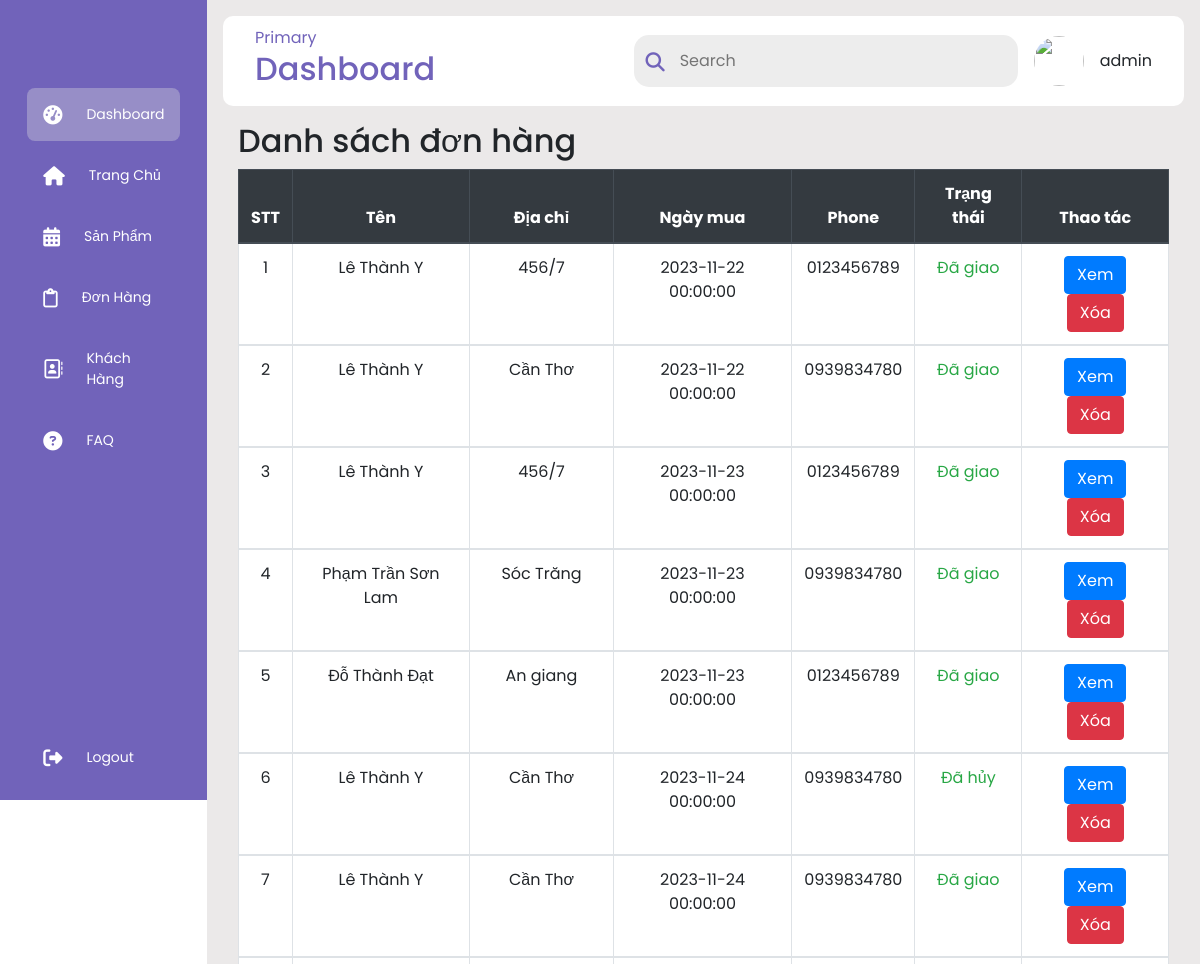
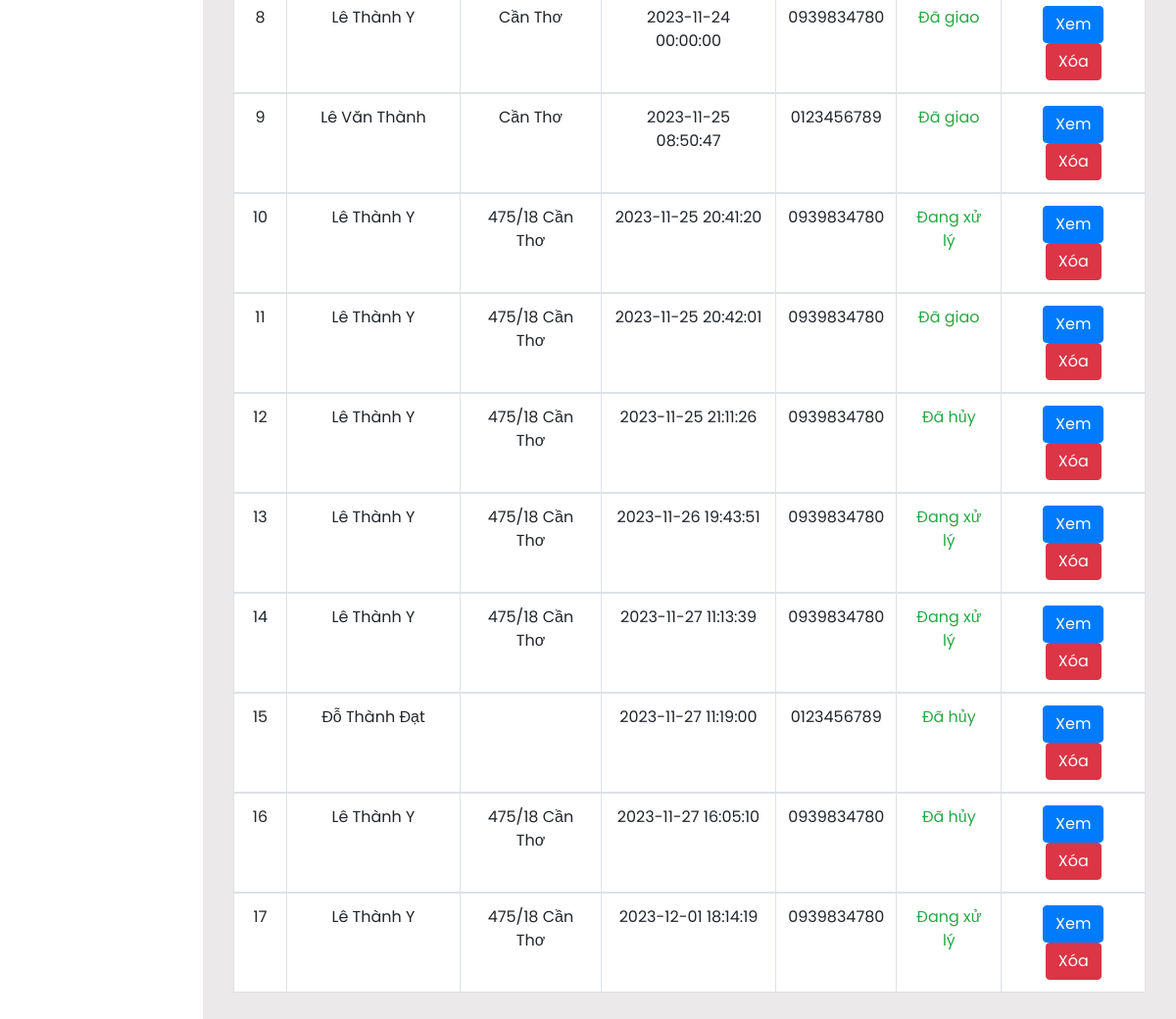
/admindonhang.php (signed in), run on the app's committed database (2 pictures, top to bottom).
### tables this page shows
CREATE TABLE `order` (
  `id` int(255) NOT NULL,
  `id_khach` int(11) NOT NULL,
  `name` varchar(225) NOT NULL,
  `address` varchar(225) NOT NULL,
  `email` varchar(225) NOT NULL,
  `date` datetime NOT NULL DEFAULT current_timestamp(),
  `total` varchar(255) NOT NULL,
  `phone` varchar(12) NOT NULL,
  `total_product` varchar(255) NOT NULL,
  `status` enum('Đã hủy','Đã giao','Đang xử lý') NOT NULL DEFAULT 'Đang xử lý'
);

### admindonhang.php (the view, shortened to what this page needs)
<?php
require_once "adminheader.php";
?>
        <div class="container-fluid">
          <h2>Danh sách đơn hàng</h2>
  <table class="table table-bordered bg-white text-center">
    <thead class="text-center thead-dark">
      <tr>
        <th>STT</th>
        <th>Tên</th>
        <th>Địa chỉ</th>
        <th>Ngày mua</th>
        <th>Phone</th>
        <th>Trạng thái</th>
        <th>Thao tác</th>
      </tr>
    </thead>
    <?php
        $conn = new mysqli('localhost','root','', 'webbandongho');
        $sql = "SELECT * From `order`";
        $result = $conn->query($sql);
        $stt = 1;
        while($row = $result -> fetch_assoc()){
           echo
            "<tbody>
                <tr>
                    <td>".$stt++."</td>
                    <td>".$row["name"]."</td>
                    <td>".$row["address"]."</td>
                    <td>".$row['date']."</td>
                    <td>".$row["phone"]."</td>
                    <td><span class='text-success'>".$row["status"]."</span></td>
                    <td>
                        <a href='chitietdonhang.php?id=".$row['id']."' class='btn btn-primary'>Xem</a>
                        <a href='http://localhost/nienluan/deletedonhang.php/?id=".$row['id']."' class='btn btn-danger'>Xóa</a>
                    </td>
                </tr>
            </tbody> ";
        }
    ?>
  </table>
</div>
    </div>
</body>
</html>

### adminheader.php (shortened to what this page needs)
<?php
if(isset($_SESSION['username'])){
    $admin = $_SESSION['username'];
}
?>
<!DOCTYPE html>
<html lang="en">
<head>
    <link rel="stylesheet" href="https://cdnjs.cloudflare.com/ajax/libs/font-awesome/6.4.0/css/all.min.css">
    <link rel="stylesheet" href="admin.css">
        <link rel="stylesheet" href="https://cdn.jsdelivr.net/npm/bootstrap@4.6.2/dist/css/bootstrap.min.css">
</head>
<body>
    <div class="sidebar">
        <div class="logo"></div>
            <ul class="menu">
                <li class="active">
                    <a href="#" >
                        <i class="fas fa-tachometer-alt"></i>
                        <span>Dashboard</span>
                    </a>
                </li>
                <li>
                    <a href="admintrangchu.php">
                        <i class="fas fa-house"></i>
                        <span>Trang Chủ</span>
                    </a>
                </li>
                <li>
                    <a href="adminsanpham.php">
                    <i class="fa-solid fa-calendar-days"></i>
                        <span>Sản Phẩm</span>
                    </a>
                </li>
                <li>
                    <a href="admindonhang.php">
                      <i class="fa-regular fa-clipboard"></i>
                        <span>Đơn Hàng</span>
                    </a>
                </li>
                <li>
                    <a href="admintaikhoan.php">
                    <i class="fa-regular fa-address-book"></i>
                        <span>Khách Hàng</span>
                    </a>
                </li>
                <li>
                    <a href="admincontact.php">
                        <i class="fas fa-question-circle"></i>
                        <span>FAQ</span>
                    </a>
                </li>
                <li class="logout">
                    <a href="dangxuat.php" >
                        <i class="fas fa-sign-out-alt"></i>
                        <span>Logout</span>
                    </a>
                </li>
            </ul>
    </div>
    <div class="main--content">
        <div class="header--wrapper">
            <div class="header--title">
                <span>Primary</span>
                <h2>Dashboard</h2>
            </div>
            <div class="user--info">
                <div class="searh--box">
                    <i class="fa-solid fa-search"></i>
                    <input type="text" placeholder="Search">
                </div>
                <img src="img/tải xuống.png" alt="">
                <p><?php if(isset($admin)) echo $admin; ?></p>
            </div>
        </div>

### admin.css (style rules this page uses)
* { margin: 0; padding: 0; border: none; outline: none; box-sizing: border-box; font-family: "Poppins", sans-serif; }
body { display: flex; }
.sidebar { position: sticky; top:0; left: 0; bottom: 0; width: 110px; height: 100vh; padding: 0 1.7rem; color: #fff; overflow: hidden; transition: all 0.5s linear; background: rgb(113,99,186,255); }
.logo { height: 80px; padding: 16px; }
.menu { height: 88%; position: relative; list-style: none; padding: 0; }
.menu li { padding: 1rem; margin: 8px 0; border-radius: 8px; transition: all 0.5s ease-in-out; }
.menu li:hover, .active { background: #e0e0e058; }
.menu a { color: #fff; font-size: 14px; text-decoration: none; display: flex; align-items: center; gap: 1.5rem; }
.menu a span { overflow: hidden; }
.menu a i { font-size: 1.2rem; }
.logout { position: absolute; bottom: 0; left: 0; width: 100%; }
.main--content { position: relative; background: #ebe9e9; width: 100%; padding: 1rem; }
.header--wrapper img { width: 50px; height: 50px; cursor: pointer; border-radius: 50%; }
.header--wrapper { display: flex; justify-content: space-between; align-items: center; flex-wrap: wrap; background: #fff; border-radius: 10px; padding: 10px 2rem; margin-bottom: 1rem; }
.header--title { color: rgb(113,99,186,255); }
.user--info { display: flex; align-items: center; gap: 1rem; }
.user--info p { margin-bottom: 0; }
.searh--box { background: rgb(237, 237,237); border-radius: 15px; color: rgb(113,99,186,255); display: flex; align-items: center; gap: 5px; padding: 4px 12px; }
.searh--box input { background: transparent; padding: 10px; }
.searh--box i { font-size: 1.2rem; cursor: pointer; transition: all 0.5s ease-in-out; }

### data on the page
order: name "Lê Thành Y", address "456/7", date "2023-11-22 00:00:00", phone "0123456789", status "Đã giao"
order: name "Lê Thành Y", address "Cần Thơ", date "2023-11-22 00:00:00", phone "0939834780", status "Đã giao"
order: name "Lê Thành Y", address "456/7", date "2023-11-23 00:00:00", phone "0123456789", status "Đã giao"
order: name "Phạm Trần Sơn Lam", address "Sóc Trăng", date "2023-11-23 00:00:00", phone "0939834780", status "Đã giao"
order: name "Đỗ Thành Đạt", address "An giang", date "2023-11-23 00:00:00", phone "0123456789", status "Đã giao"
order: name "Lê Thành Y", address "Cần Thơ", date "2023-11-24 00:00:00", phone "0939834780", status "Đã hủy"
order: name "Lê Thành Y", address "Cần Thơ", date "2023-11-24 00:00:00", phone "0939834780", status "Đã giao"
order: name "Lê Thành Y", address "Cần Thơ", date "2023-11-24 00:00:00", phone "0939834780", status "Đã giao"
order: name "Lê Văn Thành", address "Cần Thơ", date "2023-11-25 08:50:47", phone "0123456789", status "Đã giao"
order: name "Lê Thành Y", address "475/18 Cần Thơ", date "2023-11-25 20:41:20", phone "0939834780", status "Đang xử lý"
order: name "Lê Thành Y", address "475/18 Cần Thơ", date "2023-11-25 20:42:01", phone "0939834780", status "Đã giao"
order: name "Lê Thành Y", address "475/18 Cần Thơ", date "2023-11-25 21:11:26", phone "0939834780", status "Đã hủy"
order: name "Lê Thành Y", address "475/18 Cần Thơ", date "2023-11-26 19:43:51", phone "0939834780", status "Đang xử lý"
order: name "Lê Thành Y", address "475/18 Cần Thơ", date "2023-11-27 11:13:39", phone "0939834780", status "Đang xử lý"
order: name "Đỗ Thành Đạt", date "2023-11-27 11:19:00", phone "0123456789", status "Đã hủy"
order: name "Lê Thành Y", address "475/18 Cần Thơ", date "2023-11-27 16:05:10", phone "0939834780", status "Đã hủy"
order: name "Lê Thành Y", address "475/18 Cần Thơ", date "2023-12-01 18:14:19", phone "0939834780", status "Đang xử lý"

### other printed values
$admin "admin"
